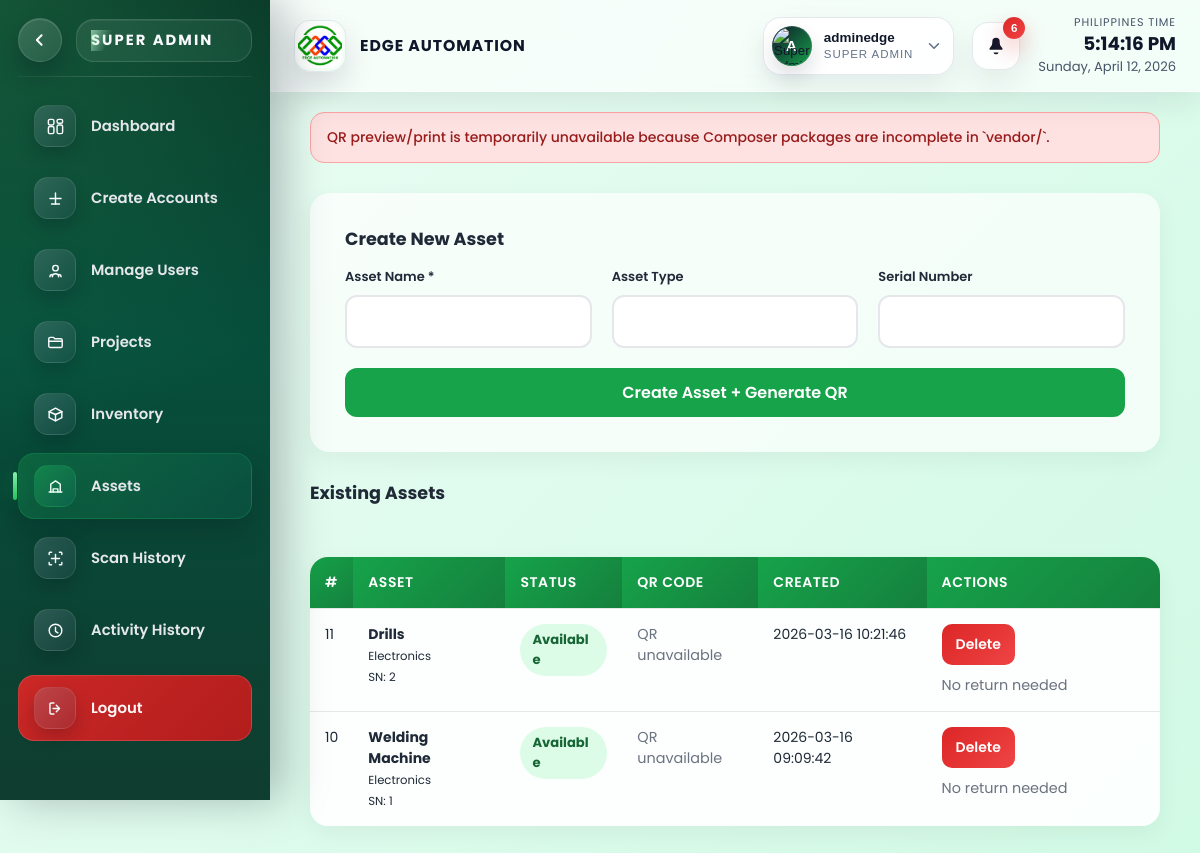
Screenshot of /SUPERADMIN/sidebar/assets.php (signed in) with the database file from the repository.
### tables this page shows
CREATE TABLE `projects` (
  `id` int(11) NOT NULL,
  `project_name` varchar(200) NOT NULL,
  `description` text DEFAULT NULL,
  `client_id` int(11) NOT NULL,
  `start_date` date DEFAULT NULL,
  `end_date` date DEFAULT NULL,
  `status` enum('draft','pending','ongoing','completed','on-hold','cancelled','archived') DEFAULT 'pending',
  `created_by` int(11) NOT NULL,
  `created_at` timestamp NOT NULL DEFAULT current_timestamp(),
  `updated_at` timestamp NOT NULL DEFAULT current_timestamp() ON UPDATE current_timestamp()
);

CREATE TABLE `asset_qr_codes` (
  `id` int(11) NOT NULL,
  `asset_id` int(11) NOT NULL,
  `qr_code_value` varchar(512) NOT NULL,
  `created_at` timestamp NOT NULL DEFAULT current_timestamp()
);

CREATE TABLE `assets` (
  `id` int(11) NOT NULL,
  `asset_name` varchar(255) NOT NULL,
  `asset_type` varchar(150) DEFAULT NULL,
  `serial_number` varchar(150) DEFAULT NULL,
  `asset_status` enum('available','maintenance','damaged') DEFAULT 'available',
  `created_at` timestamp NOT NULL DEFAULT current_timestamp(),
  `updated_at` timestamp NOT NULL DEFAULT current_timestamp() ON UPDATE current_timestamp(),
  `quantity` int(11) DEFAULT 0,
  `status` enum('available','maintenance','damaged','lost') DEFAULT 'available'
);

### SUPERADMIN/sidebar/assets.php (the view, shortened to what the rows shown need)
<?php
require_once __DIR__ . '/../../config/database.php';
require_once __DIR__ . '/../../config/audit_log.php';
$qrLibraryReady = false;
$assets = [];
$assetQuery = 'SELECT a.*, q.qr_code_value
    FROM assets a
    LEFT JOIN asset_qr_codes q ON a.id = q.asset_id';
$assetQuery .= ' ORDER BY a.created_at DESC';
$result = $conn->query($assetQuery);
if ($result) {
    $assets = $result->fetch_all(MYSQLI_ASSOC);
}
?>
<!DOCTYPE html>
<html lang="en">
<head>
    <link rel="stylesheet" href="../css/super_admin_dashboard.css">
    <link rel="stylesheet" href="../css/assets.css">
</head>
<body>
<div class="container">
    <?php include __DIR__ . '/../sidebar_super_admin.php'; ?>
    <main class="main-content assets-content">
        <section class="form-section">
            <h2 class="dashboard-section-title">Create New Asset</h2>
        </section>
        <section class="asset-listing-section">
            <div class="asset-section-header">
                <h2 class="dashboard-section-title">Existing Assets</h2>
            </div>
            <div class="table-wrapper">
                <table class="responsive-table mobile-card-table assets-table">
                    <thead>
                        <tr>
                            <th>#</th>
                            <th>Asset</th>
                            <th>Status</th>
                            <th>QR Code</th>
                            <th>Created</th>
                            <th>Actions</th>
                        </tr>
                    </thead>
                    <tbody>
                        <?php if (count($assets) === 0): ?>
                            <tr>
                                <td colspan="6" class="table-empty-cell">No assets yet.</td>
                            </tr>
                        <?php else: ?>
                            <?php foreach ($assets as $asset): ?>
                                <tr>
                                    <td data-label="ID"><?php echo htmlspecialchars($asset['id']); ?></td>
                                    <td data-label="Asset">
                                        <strong><?php echo htmlspecialchars($asset['asset_name']); ?></strong><br>
                                        <small><?php echo htmlspecialchars($asset['asset_type']); ?></small><br>
                                        <small>SN: <?php echo htmlspecialchars($asset['serial_number']); ?></small>
                                    </td>
                                    <td data-label="Status">
                                        <span class="asset-status asset-status--<?php echo htmlspecialchars($asset['asset_status']); ?>">
                                            <?php echo htmlspecialchars($asset['asset_status']); ?>
                                        </span>
                                    </td>
                                    <td data-label="QR Code">
                                        <div class="asset-qr-actions">
                                            <?php if (!empty($asset['qr_code_value'])): ?>
                                                <?php if ($qrLibraryReady): ?>
                                                    <?php
                                                    $qrValue = $asset['qr_code_value'] ?: 'asset_id=' . $asset['id'];
                                                    $qrDataUri = generateQRDataUri($qrValue);
                                                    ?>
                                                    <button type="button" onclick="showQR('<?php echo $qrDataUri; ?>')" class="btn-secondary">Preview</button>
                                                    <a href="/codesamplecaps/SUPERADMIN/print_qr_codes.php?asset_id=<?php echo $asset['id']; ?>" target="_blank" rel="noreferrer noopener" class="asset-link-btn">Print</a>
                                                <?php else: ?>
                                                    <span class="asset-inline-note">QR unavailable</span>
                                                <?php endif; ?>
                                            <?php else: ?>
                                                <span class="asset-inline-note">No QR</span>
                                            <?php endif; ?>
                                        </div>
                                    </td>
                                    <td data-label="Created"><?php echo htmlspecialchars($asset['created_at']); ?></td>
                                    <td data-label="Actions">
                                        <div class="asset-row-actions">
                                            <form method="POST" class="asset-inline-form" onsubmit="return confirm('Delete this asset?');">
                                                <button type="submit" class="btn-danger">Delete</button>
                                            </form>
                                            <?php if ($asset['asset_status'] === 'in_use'): ?>
                                                <form method="POST" class="asset-inline-form">
                                                    <input type="hidden" name="action" value="return_asset">
                                                    <input type="hidden" name="asset_id" value="<?php echo $asset['id']; ?>">
                                                    <button type="submit" class="btn-secondary">Return</button>
                                                </form>
                                            <?php else: ?>
                                                <span class="asset-inline-note">No return needed</span>
                                            <?php endif; ?>
                                        </div>
                                    </td>
                                </tr>
                            <?php endforeach; ?>
                        <?php endif; ?>
                    </tbody>
                </table>
            </div>
        </section>
    </main>
</div>
</body>
</html>

### SUPERADMIN/sidebar_super_admin.php (shortened to what the rows shown need)
<?php
if (!function_exists('super_admin_fetch_notification_data')) {
    function super_admin_fetch_notification_data(mysqli $conn): array {
        $projectRiskCount = 0;
        $stockAlertCount = 0;
        $inactiveAssignmentCount = 0;
        $projectRiskAlerts = [];
        $stockAlerts = [];
        $inactiveAssignmentAlerts = [];
        $recentActivity = [];
        $projectRiskCountResult = $conn->query(
            "SELECT COUNT(*) AS total
             FROM projects p
             LEFT JOIN (
                 SELECT
                     project_id,
                     SUM(CASE WHEN status IN ('pending', 'ongoing', 'delayed') THEN 1 ELSE 0 END) AS open_tasks,
                     SUM(CASE WHEN status = 'delayed' THEN 1 ELSE 0 END) AS delayed_tasks
                 FROM tasks
                 GROUP BY project_id
             ) task_totals ON task_totals.project_id = p.id
             WHERE p.status IN ('pending', 'ongoing', 'on-hold')
             AND (
                 COALESCE(task_totals.delayed_tasks, 0) > 0
                 OR (p.end_date IS NOT NULL AND p.end_date < CURDATE())
             )"
        );
        if ($projectRiskCountResult) {
            $projectRiskCount = (int)(($projectRiskCountResult->fetch_assoc()['total'] ?? 0));
        }
        $projectRiskResult = $conn->query(
            "SELECT
                p.id,
                p.project_name,
                p.status,
                p.end_date,
                COALESCE(task_totals.delayed_tasks, 0) AS delayed_tasks
             FROM projects p
             LEFT JOIN (
                 SELECT
                     project_id,
                     SUM(CASE WHEN status = 'delayed' THEN 1 ELSE 0 END) AS delayed_tasks
                 FROM tasks
                 GROUP BY project_id
             ) task_totals ON task_totals.project_id = p.id
             WHERE p.status IN ('pending', 'ongoing', 'on-hold')
             AND (
                 COALESCE(task_totals.delayed_tasks, 0) > 0
                 OR (p.end_date IS NOT NULL AND p.end_date < CURDATE())
             )
             ORDER BY COALESCE(task_totals.delayed_tasks, 0) DESC, p.end_date ASC, p.updated_at DESC
             LIMIT 4"
        );
        if ($projectRiskResult) {
            $projectRiskAlerts = $projectRiskResult->fetch_all(MYSQLI_ASSOC);
        }
        $stockCountResult = $conn->query(
            "SELECT COUNT(*) AS total
             FROM inventory
             WHERE status IN ('low-stock', 'out-of-stock')"
        );
        if ($stockCountResult) {
            $stockAlertCount = (int)(($stockCountResult->fetch_assoc()['total'] ?? 0));
        }
        $stockResult = $conn->query(
            "SELECT a.asset_name, i.quantity, i.min_stock, i.status
             FROM inventory i
             INNER JOIN assets a ON a.id = i.asset_id
             WHERE i.status IN ('low-stock', 'out-of-stock')
             ORDER BY FIELD(i.status, 'out-of-stock', 'low-stock'), i.quantity ASC, a.asset_name ASC
             LIMIT 4"
        );
        if ($stockResult) {
            $stockAlerts = $stockResult->fetch_all(MYSQLI_ASSOC);
        }
        $inactiveCountResult = $conn->query(
            "SELECT COUNT(*) AS total
             FROM (
                 SELECT u.id
                 FROM users u
                 LEFT JOIN project_assignments pa ON pa.engineer_id = u.id
                 LEFT JOIN projects p ON p.id = pa.project_id AND p.status IN ('pending', 'ongoing', 'on-hold')
                 WHERE u.status = 'inactive'
                 AND u.role IN ('engineer', 'foreman', 'client')
                 GROUP BY u.id
                 HAVING COUNT(DISTINCT p.id) > 0
             ) flagged_users"
        );
        if ($inactiveCountResult) {
            $inactiveAssignmentCount = (int)(($inactiveCountResult->fetch_assoc()['total'] ?? 0));
        }
        $inactiveResult = $conn->query(
            "SELECT
                u.full_name,
                u.role,
                COUNT(DISTINCT p.id) AS active_projects
             FROM users u
             LEFT JOIN project_assignments pa ON pa.engineer_id = u.id
             LEFT JOIN projects p ON p.id = pa.project_id AND p.status IN ('pending', 'ongoing', 'on-hold')
             WHERE u.status = 'inactive'
             AND u.role IN ('engineer', 'foreman', 'client')
             GROUP BY u.id, u.full_name, u.role
             HAVING active_projects > 0
             ORDER BY active_projects DESC, u.full_name ASC
             LIMIT 4"
        );
        if ($inactiveResult) {
            $inactiveAssignmentAlerts = $inactiveResult->fetch_all(MYSQLI_ASSOC);
        }
        $hasAuditTable = function_exists('audit_log_table_exists')
            ? audit_log_table_exists($conn)
            : super_admin_sidebar_table_exists($conn, 'audit_logs');
        if ($hasAuditTable) {
            $recentActivityResult = $conn->query(
                "SELECT
                    l.created_at,
                    l.action,
                    l.entity_type,
                    actor.full_name AS actor_name
                 FROM audit_logs l
                 LEFT JOIN users actor ON actor.id = l.user_id
                 ORDER BY l.created_at DESC
                 LIMIT 4"
            );
            if ($recentActivityResult) {
                $recentActivity = $recentActivityResult->fetch_all(MYSQLI_ASSOC);
            }
        }
        return [
            'project_risk_count' => $projectRiskCount,
            'stock_alert_count' => $stockAlertCount,
            'inactive_assignment_count' => $inactiveAssignmentCount,
            'urgent_count' => $projectRiskCount,
            'project_risk_alerts' => $projectRiskAlerts,
            'stock_alerts' => $stockAlerts,
            'inactive_assignment_alerts' => $inactiveAssignmentAlerts,
            'recent_activity' => $recentActivity,
        ];
    }
}
$superAdminNotificationData = isset($conn) && $conn instanceof mysqli
    ? super_admin_fetch_notification_data($conn)
    : [
        'project_risk_count' => 0,
        'stock_alert_count' => 0,
        'inactive_assignment_count' => 0,
        'urgent_count' => 0,
        'project_risk_alerts' => [],
        'stock_alerts' => [],
        'inactive_assignment_alerts' => [],
        'recent_activity' => [],
    ];
?>
<header class="global-topbar" aria-live="polite">
    <div class="global-topbar__actions">
        <div class="topbar-notifications" data-notification-root>
            <button
                id="topbarNotificationToggle"
                class="topbar-notifications__toggle"
                type="button"
                aria-label="Open notifications"
                aria-controls="topbarNotificationDropdown"
                aria-expanded="false"
            >
                <span class="topbar-notifications__icon" aria-hidden="true">
                    <svg viewBox="0 0 24 24" focusable="false">
                        <path d="M12 3a4 4 0 0 0-4 4v1.1a7 7 0 0 1-1.52 4.33L5 14.5V16h14v-1.5l-1.48-2.07A7 7 0 0 1 16 8.1V7a4 4 0 0 0-4-4Zm0 18a3 3 0 0 0 2.83-2H9.17A3 3 0 0 0 12 21Z" fill="currentColor"/>
                    </svg>
                </span>
                <?php if (($superAdminNotificationData['urgent_count'] ?? 0) > 0): ?>
                    <span class="topbar-notifications__badge">
                        <?php echo $superAdminNotificationData['urgent_count'] > 99 ? '99+' : (int)$superAdminNotificationData['urgent_count']; ?>
                    </span>
                <?php endif; ?>
            </button>
        </div>
    </div>
</header>

### rows the page displays
projects: id "6"
asset_qr_codes: asset "11", asset.asset_name "Drills", asset.asset_type "Electronics", asset.serial_number "2", asset.asset_status "Available", qr_code_value "QR unavailable", asset.created_at "2026-03-16 10:21:46"
asset_qr_codes: asset "10", asset.asset_name "Welding Machine", asset.asset_type "Electronics", asset.serial_number "1", asset.asset_status "Available", qr_code_value "QR unavailable", asset.created_at "2026-03-16 09:09:42"

### other values shown
$superAdminProfileName "adminedge"
$superAdminProfileRole "SUPER ADMIN"
